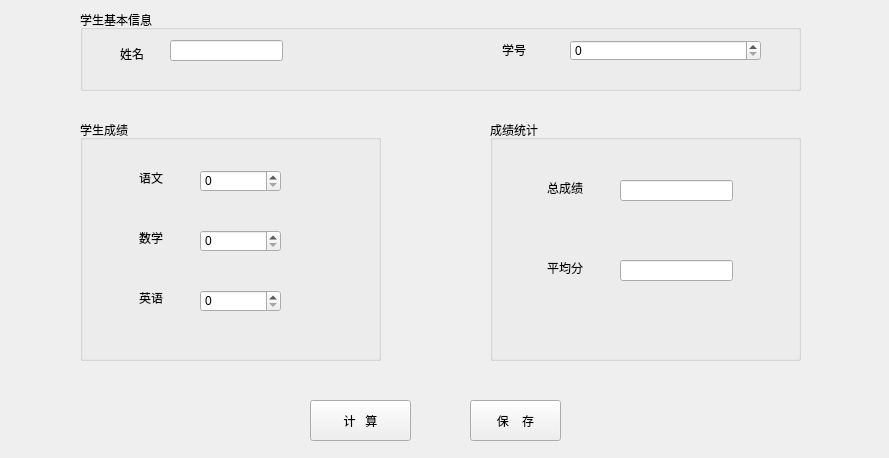
<?xml version="1.0" encoding="UTF-8"?>
<ui version="4.0">
 <class>Form</class>
 <widget class="QWidget" name="Form">
  <property name="geometry">
   <rect>
    <x>0</x>
    <y>0</y>
    <width>889</width>
    <height>458</height>
   </rect>
  </property>
  <property name="windowTitle">
   <string>Form</string>
  </property>
  <widget class="QGroupBox" name="groupBox">
   <property name="geometry">
    <rect>
     <x>80</x>
     <y>120</y>
     <width>301</width>
     <height>241</height>
    </rect>
   </property>
   <property name="title">
    <string>学生成绩</string>
   </property>
   <widget class="QLabel" name="label">
    <property name="geometry">
     <rect>
      <x>30</x>
      <y>50</y>
      <width>53</width>
      <height>16</height>
     </rect>
    </property>
    <property name="text">
     <string>语文</string>
    </property>
    <property name="alignment">
     <set>Qt::AlignRight|Qt::AlignTrailing|Qt::AlignVCenter</set>
    </property>
   </widget>
   <widget class="QLabel" name="label_2">
    <property name="geometry">
     <rect>
      <x>30</x>
      <y>110</y>
      <width>53</width>
      <height>16</height>
     </rect>
    </property>
    <property name="text">
     <string>数学</string>
    </property>
    <property name="alignment">
     <set>Qt::AlignRight|Qt::AlignTrailing|Qt::AlignVCenter</set>
    </property>
   </widget>
   <widget class="QLabel" name="label_3">
    <property name="geometry">
     <rect>
      <x>30</x>
      <y>170</y>
      <width>53</width>
      <height>16</height>
     </rect>
    </property>
    <property name="text">
     <string>英语</string>
    </property>
    <property name="alignment">
     <set>Qt::AlignRight|Qt::AlignTrailing|Qt::AlignVCenter</set>
    </property>
   </widget>
   <widget class="QSpinBox" name="chinese">
    <property name="geometry">
     <rect>
      <x>120</x>
      <y>50</y>
      <width>81</width>
      <height>22</height>
     </rect>
    </property>
   </widget>
   <widget class="QSpinBox" name="math">
    <property name="geometry">
     <rect>
      <x>120</x>
      <y>110</y>
      <width>81</width>
      <height>22</height>
     </rect>
    </property>
   </widget>
   <widget class="QSpinBox" name="english">
    <property name="geometry">
     <rect>
      <x>120</x>
      <y>170</y>
      <width>81</width>
      <height>22</height>
     </rect>
    </property>
   </widget>
  </widget>
  <widget class="QGroupBox" name="groupBox_2">
   <property name="geometry">
    <rect>
     <x>490</x>
     <y>120</y>
     <width>311</width>
     <height>241</height>
    </rect>
   </property>
   <property name="title">
    <string>成绩统计</string>
   </property>
   <widget class="QLabel" name="label_4">
    <property name="geometry">
     <rect>
      <x>40</x>
      <y>60</y>
      <width>53</width>
      <height>16</height>
     </rect>
    </property>
    <property name="text">
     <string>总成绩</string>
    </property>
    <property name="alignment">
     <set>Qt::AlignRight|Qt::AlignTrailing|Qt::AlignVCenter</set>
    </property>
   </widget>
   <widget class="QLabel" name="label_5">
    <property name="geometry">
     <rect>
      <x>40</x>
      <y>140</y>
      <width>53</width>
      <height>16</height>
     </rect>
    </property>
    <property name="text">
     <string>平均分</string>
    </property>
    <property name="alignment">
     <set>Qt::AlignRight|Qt::AlignTrailing|Qt::AlignVCenter</set>
    </property>
   </widget>
   <widget class="QLineEdit" name="total">
    <property name="geometry">
     <rect>
      <x>130</x>
      <y>60</y>
      <width>113</width>
      <height>21</height>
     </rect>
    </property>
    <property name="readOnly">
     <bool>true</bool>
    </property>
   </widget>
   <widget class="QLineEdit" name="average">
    <property name="geometry">
     <rect>
      <x>130</x>
      <y>140</y>
      <width>113</width>
      <height>21</height>
     </rect>
    </property>
    <property name="readOnly">
     <bool>true</bool>
    </property>
   </widget>
  </widget>
  <widget class="QPushButton" name="btnCalculate">
   <property name="geometry">
    <rect>
     <x>310</x>
     <y>400</y>
     <width>101</width>
     <height>41</height>
    </rect>
   </property>
   <property name="text">
    <string>计   算</string>
   </property>
  </widget>
  <widget class="QPushButton" name="btnSave">
   <property name="geometry">
    <rect>
     <x>470</x>
     <y>400</y>
     <width>91</width>
     <height>41</height>
    </rect>
   </property>
   <property name="text">
    <string>保    存</string>
   </property>
  </widget>
  <widget class="QGroupBox" name="groupBox_3">
   <property name="geometry">
    <rect>
     <x>80</x>
     <y>10</y>
     <width>721</width>
     <height>81</height>
    </rect>
   </property>
   <property name="title">
    <string>学生基本信息 </string>
   </property>
   <widget class="QLabel" name="label_6">
    <property name="geometry">
     <rect>
      <x>40</x>
      <y>36</y>
      <width>51</width>
      <height>16</height>
     </rect>
    </property>
    <property name="text">
     <string>姓名</string>
    </property>
   </widget>
   <widget class="QLabel" name="label_7">
    <property name="geometry">
     <rect>
      <x>422</x>
      <y>30</y>
      <width>51</width>
      <height>20</height>
     </rect>
    </property>
    <property name="text">
     <string>学号</string>
    </property>
   </widget>
   <widget class="QLineEdit" name="name">
    <property name="geometry">
     <rect>
      <x>90</x>
      <y>30</y>
      <width>113</width>
      <height>21</height>
     </rect>
    </property>
   </widget>
   <widget class="QSpinBox" name="number">
    <property name="geometry">
     <rect>
      <x>490</x>
      <y>30</y>
      <width>191</width>
      <height>21</height>
     </rect>
    </property>
    <property name="maximum">
     <number>10000</number>
    </property>
   </widget>
  </widget>
 </widget>
 <resources/>
 <connections/>
</ui>
